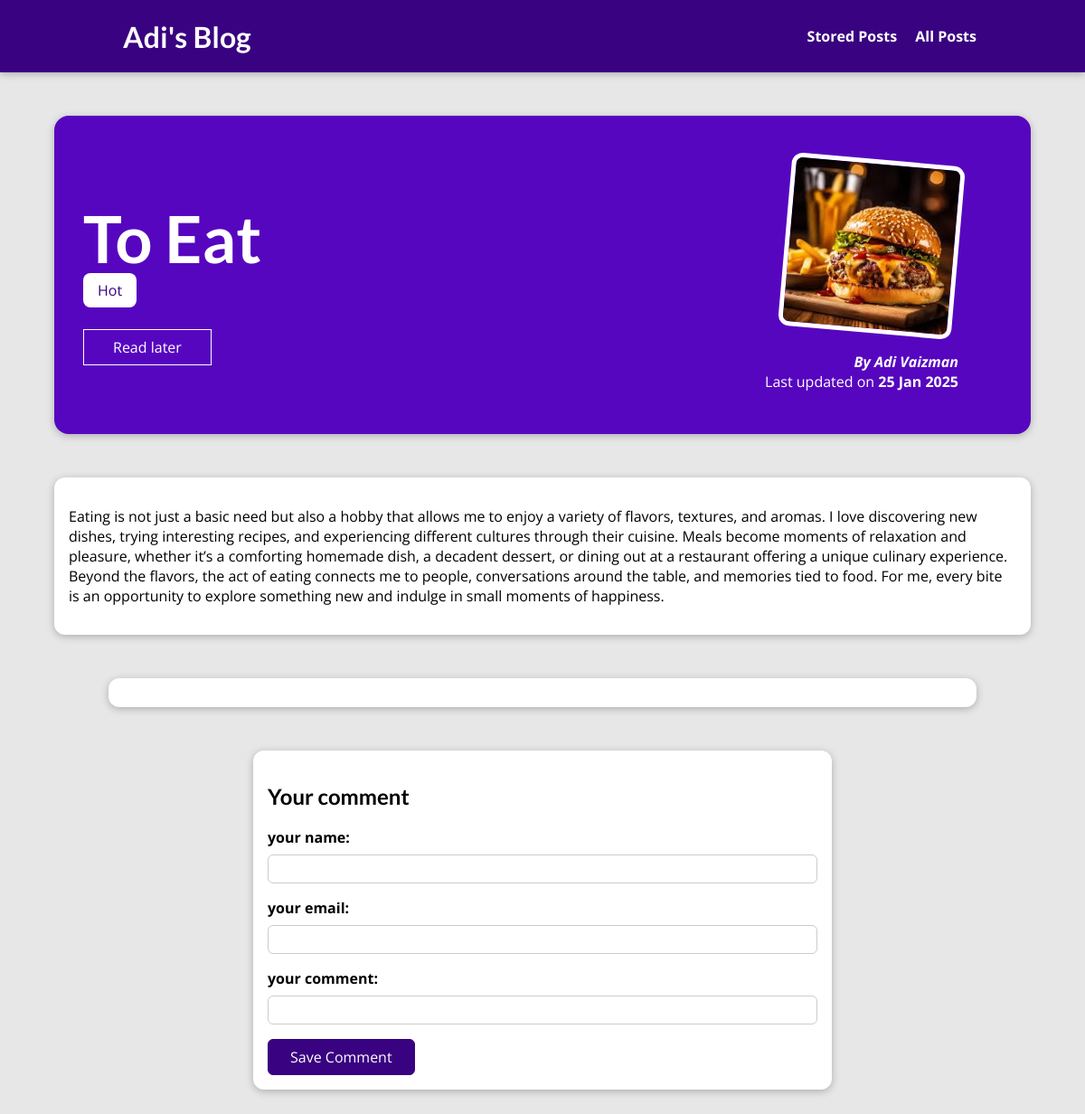
The app's page /posts/To-eat with its own data.
### blog/models.py (models this page shows, shortened)
class Post(models.Model):
    title=models.CharField(max_length=150)
    excerpt=models.CharField(max_length=200)
    image=models.ImageField(upload_to="posts",null=True) #uploads to uploads/posts
    date=models.DateField(auto_now=True)
    slug=models.SlugField(unique=True,db_index=True)
    content=models.TextField(validators=[MinLengthValidator(10)])
    author=models.ForeignKey(Author,on_delete=models.SET_NULL,null=True,related_name="posts")
    tags=models.ManyToManyField(Tag)

class Tag(models.Model):
    caption=models.CharField(max_length=20)

class Author(models.Model):
    first_name=models.CharField(max_length=100)
    last_name=models.CharField(max_length=100)
    e_mail=models.EmailField( max_length=254)
    def __str__(self):
        return f"{self.first_name} {self.last_name}"

### blog/views.py (the view, shortened to what this page needs)
# urls.py: path("posts/<slug:slug>",views.SinglePostView.as_view(),name="post-details-page"),
class SinglePostView(View):
    def is_stored_post(self,request,post_id):
        stored_posts=request.session.get("stored_posts")
        if stored_posts is not None:
            is_saved_for_later= post_id in stored_posts
        else:
            is_saved_for_later=False
        return is_saved_for_later
    def get(self,request,slug):
        post=Post.objects.get(slug=slug)
        context={
            "post":post,
            "post_tags":post.tags.all(),
            "comment_form":CommentForm(),
            "comments":post.comments.all().order_by("-id"),
            "saved_for_later":self.is_stored_post(request,post.id)
        }
        return render(request,"blog/post-details.html",context)

### blog/forms.py
class CommentForm(forms.ModelForm):
    class Meta:
        model=Comment
        exclude=["post"]
        labels={
            "user_name":"your name",
            "user_email":"your email",
            "text":"your comment"
        }

### blog/templates/blog/post-details.html (shortened to what this page needs)
{% extends "base.html" %}
{% load static %}
{% block css_files %}
    <link rel="stylesheet" href="{% static "blog/post-details.css" %}" />
{% endblock %}
{% block content %}
<section id="summary">
    <h2>{{ post.title }}</h2>
    <div>
        {%for tag in post_tags %}
            <span class="tag">{{tag.caption}}</span>
        {% endfor %}
    </div>
    <div id="read-later">
        <form action="{%url "read-later"%}" method="POST">
            <button>
                {%if saved_for_later%}
                remove from "read later" list
                {%else%}
                 Read later
                {%endif%}
            </button>
        </form>
    </div>
    <article>
        <img src="{{post.image.url}}" alt="{{ post.title }}" />
        <address>By <a href="mailto:{{post.author.email_address}}">{{ post.author }}</a></address>
        <div> Last updated on <time>{{ post.date|date:"d M Y" }}</time> </div>
    </article>
</section>
<main>
    {{post.content |linebreaks}}
</main>
<section id="comments">
</section>
<section id="comment-form">
    <h2>Your comment</h2>
    <form action="{%url "post-details-page" post.slug %}" method="POST" >
        {%for form_field in comment_form%}
            <div class="form-control {%if form_field.errors%} invalid{%endif%}" >
                {{form_field.label_tag}}
                {{form_field}}
            </div>
        {%endfor%}
        <button>Save Comment</button>
    </form>
</section>
{% endblock %}

### static/app.css (style rules this page uses)
* { box-sizing: border-box; }
html { font-family: 'Open Sans', 'Lato', sans-serif; }
body { margin: 0; }
h1, h2, h3 { font-family: 'Lato', sans-serif; font-weight: bold; }

### blog/static/blog/post-details.css (style rules this page uses)
body { background-color: #e7e7e7; }
#summary { margin: 8rem auto 3rem auto; padding: 2rem; width: 90%; max-width: 90rem; border-radius: 16px; background-color: #5706c0; position: relative; box-shadow: 0 2px 8px rgba(0, 0, 0, 0.25); height: 22rem; }
#summary h2 { color: white; font-size: 4.5rem; margin-bottom: 0.25rem; }
#summary article { position: absolute; top: 2rem; right: 3rem; padding: 1rem 2rem; border-radius: 12px; text-align: right; color: white; }
#summary article img { width: 12rem; height: 12rem; border-radius: 12px; transform: rotateZ(5deg); border: 5px solid white; margin-bottom: 1rem; }
#summary address { font-weight: bold; }
#summary a { color: white; text-decoration: none; }
#summary time { font-weight: bold; }
#read-later { margin: 2rem 0; }
#read-later button { background-color: transparent; border: 1px solid white; padding: 0.5rem 2rem; font: inherit; color: white; cursor: pointer; }
main { width: 90%; max-width: 90rem; margin: 3rem auto; background-color: white; padding: 1rem; border-radius: 12px; box-shadow: 0 2px 8px rgba(0, 0, 0, 0.25); }
.tag { background-color: white; color: #390281; padding: 0.5rem 1rem; border-radius: 8px; }
#comment-form { margin: 3rem auto; width: 90%; max-width: 40rem; border-radius: 12px; background-color: white; box-shadow: 0 2px 8px rgba(0, 0, 0, 0.25); padding: 1rem; }
#comment-form button { font: inherit; background-color: #390281; color: white; border: 1px solid #390281; padding: 0.5rem 1.5rem; border-radius: 6px; cursor: pointer; }
.form-control { margin-bottom: 1rem; }
.form-control label { font-weight: bold; margin-bottom: 0.5rem; display: block; }
.form-control input, .form-control textarea { display: block; width: 100%; font: inherit; padding: 0.25rem; border-radius: 6px; border: 1px solid #ccc; }
#comments { margin: 3rem auto; width: 90%; max-width: 60rem; border-radius: 12px; background-color: white; box-shadow: 0 2px 8px rgba(0, 0, 0, 0.25); padding: 1rem 2rem; }

### records on screen
Post: title "To Eat", image (picture), author "Adi Vaizman", date "25 Jan 2025", content "Eating is not just a basic need but also a hobby that allows me to enjoy a variety of flavors, textures, and aromas. I love discovering new dishes, trying interesting recipes, and experiencing different cultures through their cuisine. Meals become moments of relaxation and pleasure, whether it’s a comforting homemade dish, a decadent dessert, or dining out at a restaurant offering a unique culinary experience. Beyond the flavors, the act of eating connects me to people, conversations around the table, and memories tied to food. For me, every bite is an opportunity to explore something new and indulge in small moments of happiness."
Tag: caption "Hot"
